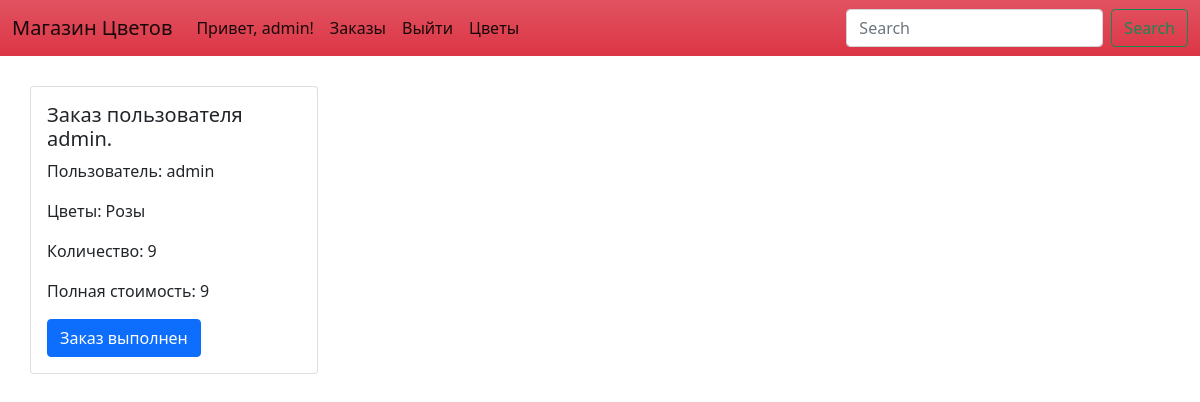
Screenshot of /orders/ (signed in) with the database file from the repository.
### store/models.py (models this page shows, shortened)
class Order(models.Model):
    is_cleaned = False
    customer = models.ForeignKey(User, related_name='orders', on_delete=models.CASCADE)
    flower = models.ForeignKey(Flower, related_name='orders', on_delete=models.CASCADE)
    quantity = models.IntegerField(default=1)
    def __str__(self):
        return f"Заказ пользователя {self.customer.username}."

class Flower(models.Model):
    name = models.CharField(max_length=30, null=False, blank=False)
    price = models.IntegerField(null=False, blank=False)
    quantity = models.IntegerField(null=False, blank=False)

### store/views.py (the view)
# urls.py: path('orders/', views.AdminOrderView.as_view(), name="order_list"),
class AdminOrderView(UserPassesTestMixin, ListView):
    model = Order
    template_name = "order_list.html"
    def test_func(self):
        return self.request.user.is_staff

### templates/order_list.html (shortened to what this page needs)
{% extends 'base.html' %}
{% block content%}
    {% for object in object_list %}
    <div class="card" style="width: 18rem; margin: 30px; display:inline-block;">
        <div class="card-body">
          <h5 class="card-title">{{object}}</h5>
          <p class="card-text">Пользователь: {{object.customer}}</p>
          <p class="card-text">Цветы: {{object.flower.name}}</p>
          <p class="card-text">Количество: {{object.quantity}}</p>
          <p class="card-text">Полная стоимость: {{object.quantity}}</p>
          <form method="POST">
            <a href="{% url 'process_order' object.id %}" class="btn btn-primary" type="submit">Заказ выполнен</a>
          </form>
        </div>
      </div>
    {% endfor %}
{%endblock%}

### templates/base.html (shortened to what this page needs)
<!doctype html>
<html lang="en">
  <head>
    <link href="https://cdn.jsdelivr.net/npm/bootstrap@5.0.2/dist/css/bootstrap.min.css" rel="stylesheet">
  </head>
  <body class="{% block body_class %}{% endblock %}">
    <nav class="navbar navbar-expand-lg navbar-light bg-danger bg-gradient" style="color: white;">
        <div class="container-fluid">
          <a class="navbar-brand " href="#">Магазин Цветов</a>
          <div class="collapse navbar-collapse" id="navbarSupportedContent">
            <ul class="navbar-nav me-auto mb-2 mb-lg-0">
              {% if user.is_authenticated%}
                <li class="nav-item">
                  <a class="nav-link active" aria-current="page" href="{% url 'profile' %}">Привет, {{user.username}}!</a>
                </li>
                {% if user.is_staff %}
                  <li class="nav-item">
                    <a class="nav-link active" aria-current="page" href="{% url 'order_list' %}">Заказы</a>
                  </li>
                {% endif %}
                <li class="nav-item">
                  <a class="nav-link active" aria-current="page" href="{% url 'logout'%}">Выйти</a>
                </li>
              {% endif %}
              <li class="nav-item">
                <a class="nav-link active" href="{% url 'flowers'%}">Цветы</a>
              </li>
            </ul>
            <form class="d-flex">
              <input class="form-control me-2" type="search" placeholder="Search" aria-label="Search">
              <button class="btn btn-outline-success" type="submit">Search</button>
            </form>
          </div>
        </div>
      </nav>
    {% block content %}
    {% endblock %}
  </body>
</html>

### rows the page displays
Order: customer.username "Заказ пользователя admin.", customer "admin", flower.name "Розы", quantity "9"

### other values shown
{{ user.username }} "admin"
